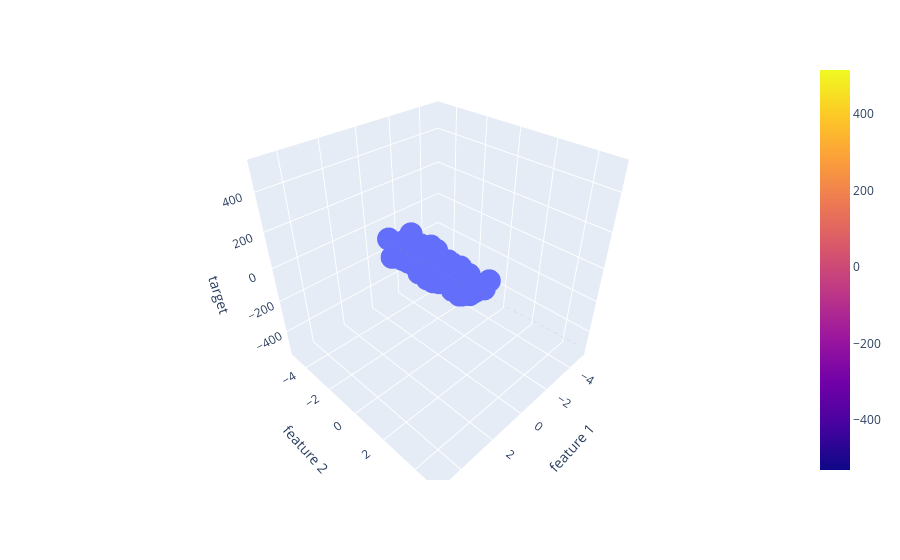

Here is the notebook cell this chart was saved with:
### Code cell
fig = px.scatter_3d(df, x='feature 1', y='feature 2', z='target')

fig.add_trace(go.Surface(x = x, y = y, z =z ))

fig.show()
